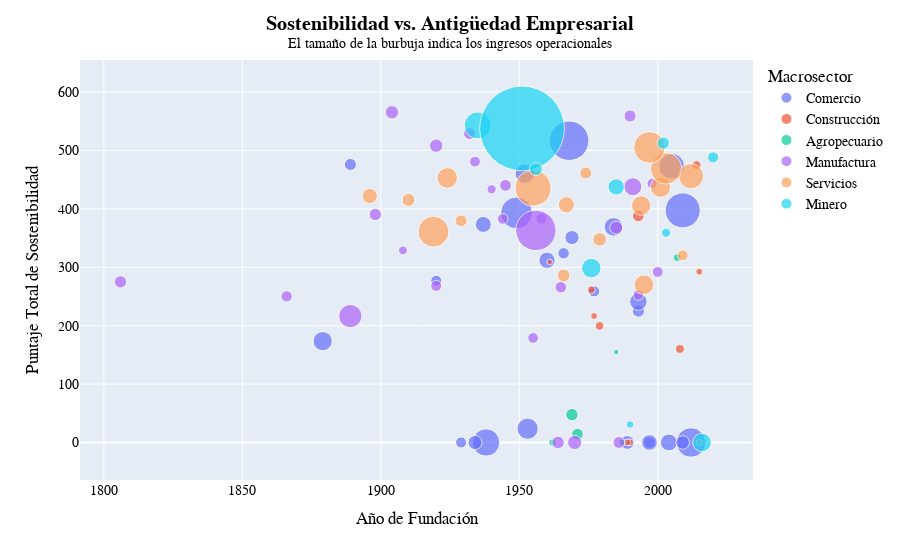

Notebook source saved alongside this figure:
### Markdown cell above
## 5. Diagrama de Burbujas: Sostenibilidad vs. Antigüedad Empresarial

### Code cell
# 1. Preparación y Manejo de Datos
# Asegurarse que 'Año de fundación' sea numérico.
raw_data['Año de fundación'] = pd.to_numeric(raw_data['Año de fundación'], errors='coerce')

# Reutilizamos la agregación anterior y añadimos el año de fundación.
# Usamos 'first' ya que el año de fundación es constante por empresa.
bubble_chart_data = raw_data.groupby('Razón social').agg(
    Puntaje_Total_Sostenibilidad=('valoracionPonderada', 'sum'),
    Ingresos_Operacionales=('Ingresos operacionales', 'first'),
    Macrosector=('Macrosector', 'first'),
    Ano_Fundacion=('Año de fundación', 'first')
).reset_index()

# Limpieza de datos para el gráfico: eliminar filas sin año de fundación o sin ingresos.
bubble_chart_data.dropna(subset=['Ano_Fundacion', 'Ingresos_Operacionales'], inplace=True)
bubble_chart_data = bubble_chart_data[bubble_chart_data['Ingresos_Operacionales'] > 0]
bubble_chart_data['Ano_Fundacion'] = bubble_chart_data['Ano_Fundacion'].astype(int)

# 2. Creación del Gráfico de Burbujas con Plotly Express
fig_bubble = px.scatter(
    bubble_chart_data,
    x="Ano_Fundacion",
    y="Puntaje_Total_Sostenibilidad",
    size="Ingresos_Operacionales", # El tamaño de la burbuja representa los ingresos
    color="Macrosector",          # El color de la burbuja representa el macrosector
    hover_name="Razón social",    # Muestra el nombre de la empresa al pasar el cursor
    size_max=60,                  # Controla el tamaño máximo de la burbuja más grande
    log_x=False                   # Se puede cambiar a True si los años están muy agrupados
)

# 3. Personalización y Estilo del Gráfico
fig_bubble.update_layout(
    title='<b>Sostenibilidad vs. Antigüedad Empresarial</b><br><sup>El tamaño de la burbuja indica los ingresos operacionales</sup>',
    title_x=0.5,
    xaxis_title="Año de Fundación",
    yaxis_title="Puntaje Total de Sostenibilidad",
    font=dict(
        family="Arial, sans-serif",
        size=14,
        color="black"
    ),
    legend_title_text='Macrosector'
)

# Personalización del hover para mostrar la información de forma más clara
fig_bubble.update_traces(
    hovertemplate='<b>%{hovertext}</b><br><br>' +
                  'Año de Fundación: %{x}<br>' +
                  'Puntaje Sostenibilidad: %{y:.2f}<br>' +
                  'Ingresos Operacionales: %{marker.size:,.0f}<extra></extra>'
)

fig_bubble.show()
save_chart_as_html(fig_bubble, '05_bubble_chart_sustainability_vs_age.html')
# Save as image
fig_bubble.write_image("img/05_bubble_chart_sustainability_vs_age.png", width=1000, height=800, scale=2)

### Figure 1 — Plotly figure (JSON) as saved in the notebook; plotly's stock layout.template omitted (floating-point values rounded to 4 significant figures)
{"data": [{"hovertemplate": "<b>%{hovertext}</b><br><br>Año de Fundación: %{x}<br>Puntaje Sostenibilidad: %{y:.2f}<br>Ingresos Operacionales: %{marker.size:,.0f}<extra></extra>", "hovertext": ["ARA", "Biomax", "CI Eslop", "Cencosud", "Chevron", "Corbeta", "Cruz Verde", "D1", "Distracom", "Falabella", "Mazda", "Olímpica", "Petromil", "Pricesmart", "Primax", "Samsung", "Sodimac (Homecenter)", "Sucafina", "Suramerica Comercial (Dollar City)", "Tecnoquimicas", "Terpel", "Toyota", "Trafigura (Petroleum)", "Uniban", "Unilever", "Éxito"], "legendgroup": "Comercio", "marker": {"color": "#636efa", "size": [13.83, 4.513, 1.977, 4.213, 5.869, 11.89, 5.512, 19.44, 3.874, 2.308, 1.869, 7.129, 3.031, 2.361, 10.52, 3.188, 5.991, 2.002, 2.869, 3.134, 24.75, 4.028, 4.87, 2.046, 1.928, 16.08], "sizemode": "area", "sizeref": 0.03165, "symbol": "circle"}, "mode": "markers", "name": "Comercio", "orientation": "v", "showlegend": true, "type": "scatter", "x": [2012, 2004, 1997, 1960, 1879, 1938, 1984, 2009, 1997, 1889, 1920, 1953, 1989, 1993, 2005, 1969, 1952, 1977, 2009, 1934, 1968, 1937, 1993, 1966, 1929, 1949], "xaxis": "x", "y": [0.0, 0.0, 0.0, 312.0, 173.5, 0.0, 369.3, 397.4, 0.0, 476.1, 277.2, 23.53, 0.0, 225.0, 473.1, 350.8, 460.5, 258.8, 0.0, 0.0, 516.8, 373.4, 241.2, 324.0, 0.0, 393.1], "yaxis": "y"}, {"hovertemplate": "<b>%{hovertext}</b><br><br>Año de Fundación: %{x}<br>Puntaje Sostenibilidad: %{y:.2f}<br>Ingresos Operacionales: %{marker.size:,.0f}<extra></extra>", "hovertext": ["ARQUITECTURA Y CONCRETO", "AUTOPISTA RIO MAGDALENA SAS", "Amarilo", "CONCESIONARIA VIAL UNIÓN DEL SUR SAS", "CONSTRUCCIONES EL CONDOR S.A", "CONSTRUCTORA CAPITAL BOGOTA SAS", "CONSTRUCTORA COLPATRIA  SAS", "Conconcreto", "ISMOCOL SA", "MARVAL S.A.S."], "legendgroup": "Construcción", "marker": {"color": "#EF553B", "size": [0.7714, 1.314, 2.186, 0.7676, 1.19, 1.313, 0.7461, 0.4988, 0.7517, 0.9853], "sizemode": "area", "sizeref": 0.03165, "symbol": "circle"}, "mode": "markers", "name": "Construcción", "orientation": "v", "showlegend": true, "type": "scatter", "x": [1990, 2014, 1993, 2015, 1979, 2008, 1977, 1961, 1989, 1976], "xaxis": "x", "y": [0.0, 474.9, 387.9, 292.4, 199.7, 160.2, 216.7, 309.1, 0.0, 261.5], "yaxis": "y"}, {"hovertemplate": "<b>%{hovertext}</b><br><br>Año de Fundación: %{x}<br>Puntaje Sostenibilidad: %{y:.2f}<br>Ingresos Operacionales: %{marker.size:,.0f}<extra></extra>", "hovertext": ["AVICOLA EL MADROÑO SA", "AVSA", "Aliar", "Grupo Bios", "INCUBADORA SANTANDER S.A. (Huevos Kikes)", "Sunshine Bouquet"], "legendgroup": "Agropecuario", "marker": {"color": "#00cc96", "size": [0.7112, 2.423, 0.978, 0.4416, 0.8945, 2.157], "sizemode": "area", "sizeref": 0.03165, "symbol": "circle"}, "mode": "markers", "name": "Agropecuario", "orientation": "v", "showlegend": true, "type": "scatter", "x": [1987, 1969, 2007, 1985, 1962, 1971], "xaxis": "x", "y": [0.0, 47.62, 316.7, 154.8, 0.0, 14.29], "yaxis": "y"}, {"hovertemplate": "<b>%{hovertext}</b><br><br>Año de Fundación: %{x}<br>Puntaje Sostenibilidad: %{y:.2f}<br>Ingresos Operacionales: %{marker.size:,.0f}<extra></extra>", "hovertext": ["Alimentos Carnicos (Grupo Nutresa)", "Alpina", "BEL STAR S.A.", "Bavaria (Kopps)", "CARTON DE COLOMBIA S.A. (Smurfit Kappa)", "Cementos Argos", "Coca Cola- Femsa", "Colgate", "Colombina", "Compañía Nacional de Chocolates", "ES Windows", "Esenttia", "General Motors", "Grupo Diana", "Haceb", "Italcol", "Nestle", "POLLOS EL BUCANERO S.A. (Cargill)", "Pepsico", "Postobón", "Productos Familia (Essity)", "Reficar", "Renault", "Riopaila Castilla", "YARA COLOMBIA S.A.", "Yamaha"], "legendgroup": "Manufactura", "marker": {"color": "#ab63fa", "size": [2.845, 2.176, 1.873, 8.616, 1.779, 1.845, 5.161, 2.382, 2.193, 1.943, 2.625, 2.311, 1.212, 2.486, 1.341, 3.189, 2.044, 2.273, 2.097, 2.847, 2.017, 25.86, 2.426, 1.697, 1.765, 1.831], "sizemode": "area", "sizeref": 0.03165, "symbol": "circle"}, "mode": "markers", "name": "Manufactura", "orientation": "v", "showlegend": true, "type": "scatter", "x": [1920, 1945, 2000, 1889, 1944, 1934, 1991, 1806, 1932, 1920, 1985, 1990, 1908, 1964, 1940, 1970, 1866, 1986, 1965, 1904, 1958, 1956, 1898, 1998, 1993, 1955], "xaxis": "x", "y": [508.2, 440.3, 292.1, 216.4, 382.9, 480.9, 438.0, 275.1, 529.0, 268.2, 367.9, 559.2, 328.8, 0.0, 433.5, 0.0, 250.2, 0.0, 265.8, 565.4, 383.5, 363.2, 390.4, 443.5, 252.6, 178.9], "yaxis": "y"}, {"hovertemplate": "<b>%{hovertext}</b><br><br>Año de Fundación: %{x}<br>Puntaje Sostenibilidad: %{y:.2f}<br>Ingresos Operacionales: %{marker.size:,.0f}<extra></extra>", "hovertext": ["Avianca", "Celsia", "Cenit", "Claro", "EPM", "Emgesa", "GEB", "Gases del Caribe", "ISA", "Isagen", "LATAM", "Mercado Libre", "Oleoducto Central (Ocensa)", "Promigas", "Rappi", "Telefónica", "Teleperformance", "Tigo"], "legendgroup": "Servicios", "marker": {"color": "#FFA15A", "size": [15.11, 6.548, 9.978, 15.6, 20.57, 15.78, 3.717, 2.636, 4.131, 6.136, 2.328, 1.858, 5.975, 2.273, 0.7031, 6.672, 2.655, 2.956], "sizemode": "area", "sizeref": 0.03165, "symbol": "circle"}, "mode": "markers", "name": "Servicios", "orientation": "v", "showlegend": true, "type": "scatter", "x": [1919, 2001, 2012, 2003, 1955, 1997, 1896, 1966, 1967, 1995, 1929, 2009, 1994, 1974, 2015, 1924, 1910, 1979], "xaxis": "x", "y": [361.1, 437.1, 456.0, 469.3, 435.6, 505.2, 422.0, 285.9, 407.1, 270.0, 379.6, 320.5, 405.7, 461.5, 0.0, 453.0, 415.4, 347.6], "yaxis": "y"}, {"hovertemplate": "<b>%{hovertext}</b><br><br>Año de Fundación: %{x}<br>Puntaje Sostenibilidad: %{y:.2f}<br>Ingresos Operacionales: %{marker.size:,.0f}<extra></extra>", "hovertext": ["C.I Prodeco", "Cerrejón", "Drummond", "Ecopetrol", "Frontera Energy", "Geopark", "Gran Tierra Energy", "Hocol", "SierraCol Energy", "Verano energy"], "legendgroup": "Minero", "marker": {"color": "#19d3f3", "size": [0.895, 6.047, 11.5, 113.9, 4.25, 2.42, 1.322, 2.661, 1.944, 5.483], "sizemode": "area", "sizeref": 0.03165, "symbol": "circle"}, "mode": "markers", "name": "Minero", "orientation": "v", "showlegend": true, "type": "scatter", "x": [1990, 1976, 1935, 1951, 1985, 2002, 2003, 1956, 2020, 2016], "xaxis": "x", "y": [30.77, 298.6, 543.0, 537.8, 437.6, 512.6, 359.1, 468.0, 488.3, 0.0], "yaxis": "y"}], "layout": {"font": {"color": "black", "family": "Arial, sans-serif", "size": 14}, "legend": {"itemsizing": "constant", "title": {"text": "Macrosector"}, "tracegroupgap": 0}, "margin": {"t": 60}, "title": {"text": "<b>Sostenibilidad vs. Antigüedad Empresarial</b><br><sup>El tamaño de la burbuja indica los ingresos operacionales</sup>", "x": 0.5}, "xaxis": {"anchor": "y", "domain": [0, 1], "title": {"text": "Año de Fundación"}}, "yaxis": {"anchor": "x", "domain": [0, 1], "title": {"text": "Puntaje Total de Sostenibilidad"}}}}
